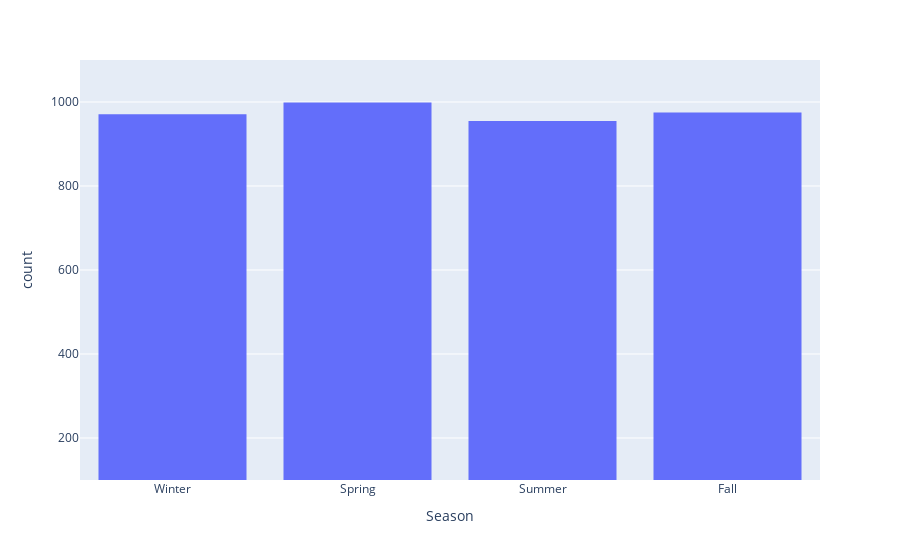

Here is the notebook cell this chart was saved with:
### Code cell
Season_chart.show()

### Figure 1 — Plotly figure (JSON) as saved in the notebook; plotly's stock layout.template omitted (floating-point values rounded to 4 significant figures; data arrays with more than 128 entries replaced by an {"elided": "..."} marker saying what was removed)
{"data": [{"alignmentgroup": "True", "bingroup": "x", "hovertemplate": "Season=%{x}<br>count=%{y}<extra></extra>", "legendgroup": "", "marker": {"color": "#636efa", "pattern": {"shape": ""}}, "name": "", "offsetgroup": "", "orientation": "v", "showlegend": false, "type": "histogram", "x": {"elided": "3900 str values"}, "xaxis": "x", "yaxis": "y"}], "layout": {"barmode": "relative", "legend": {"tracegroupgap": 0}, "margin": {"t": 60}, "xaxis": {"anchor": "y", "domain": [0, 1], "title": {"text": "Season"}}, "yaxis": {"anchor": "x", "domain": [0, 1], "range": [100, 1100], "title": {"text": "count"}}}}
